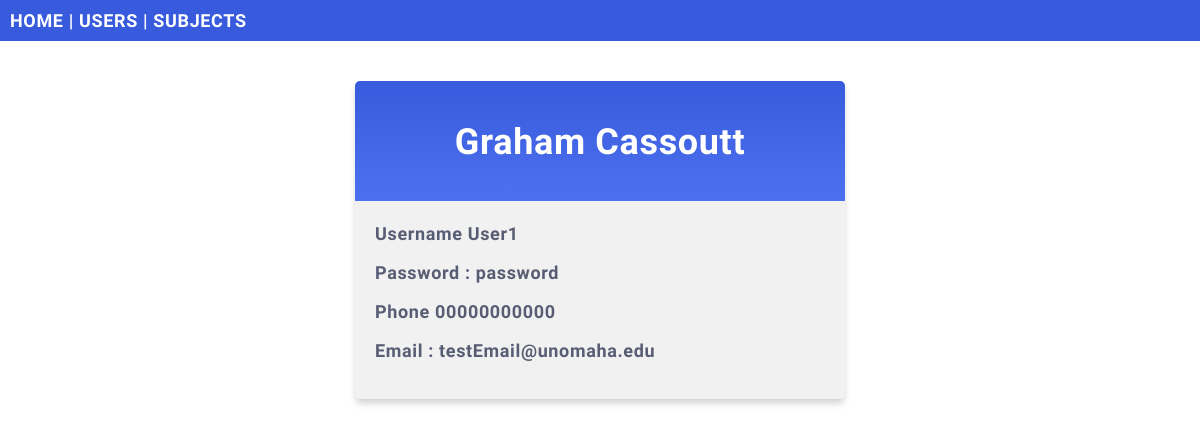
The page /users/userDetails/2 on the database its author committed.
### users/models.py (models this page shows, shortened)
class User(models.Model):
    firstName = models.CharField('First Name', max_length=50)
    lastName = models.CharField('Last Name', max_length=50)
    email = models.EmailField('Email', null=True, blank=True)
    phone = models.CharField('Phone Number', null=True, blank=True, max_length = 12)
    username = models.CharField("Username", max_length = 75)
    password = models.CharField("Password", max_length = 75)

### users/views.py (the view)
# urls.py: path('users/userDetails/<int:id>', views.userDetails, name="User Details"),
def userDetails(request, id):
    myuser = User.objects.get(id = id)
    template = loader.get_template('user_details.html')
    context = {
        'myuser': myuser,
    }
    return HttpResponse(template.render(context, request))

### users/templates/user_details.html (shortened to what this page needs)
{% extends "master.html" %}
{% block content %}
  <div class = "mycard">
    <h1>{{ myuser.firstName }} {{ myuser.lastName }}</h1>
    <p>Username {{ myuser.username }}</p>
    <p>Password : {{ myuser.password }}</p>
    <p>Phone {{ myuser.phone }}</p>
    <p>Email : {{ myuser.email }}</p>
  </div>
{% endblock %}

### users/static/myfirst.css (style rules this page uses)
body { margin:0; font: 600 18px 'Source Sans Pro', sans-serif; letter-spacing: 0.64px; color: #585d74; }
.mycard { background-color: #f1f1f1; background-image: linear-gradient(to bottom, #375BDC, #4D70EF); background-size: 100% 120px; background-repeat: no-repeat; margin: 40px auto; width: 450px; border-radius: 5px; box-shadow: 0 5px 7px -1px rgba(51, 51, 51, 0.23); padding: 20px; }
.mycard h1 { text-align: center; color:#ffffff; margin:20px 0 60px 0; }

### rows shown on the page
User: firstName "Graham", lastName "Cassoutt", username "User1", password "password", phone "00000000000", email "testEmail@unomaha.edu"
